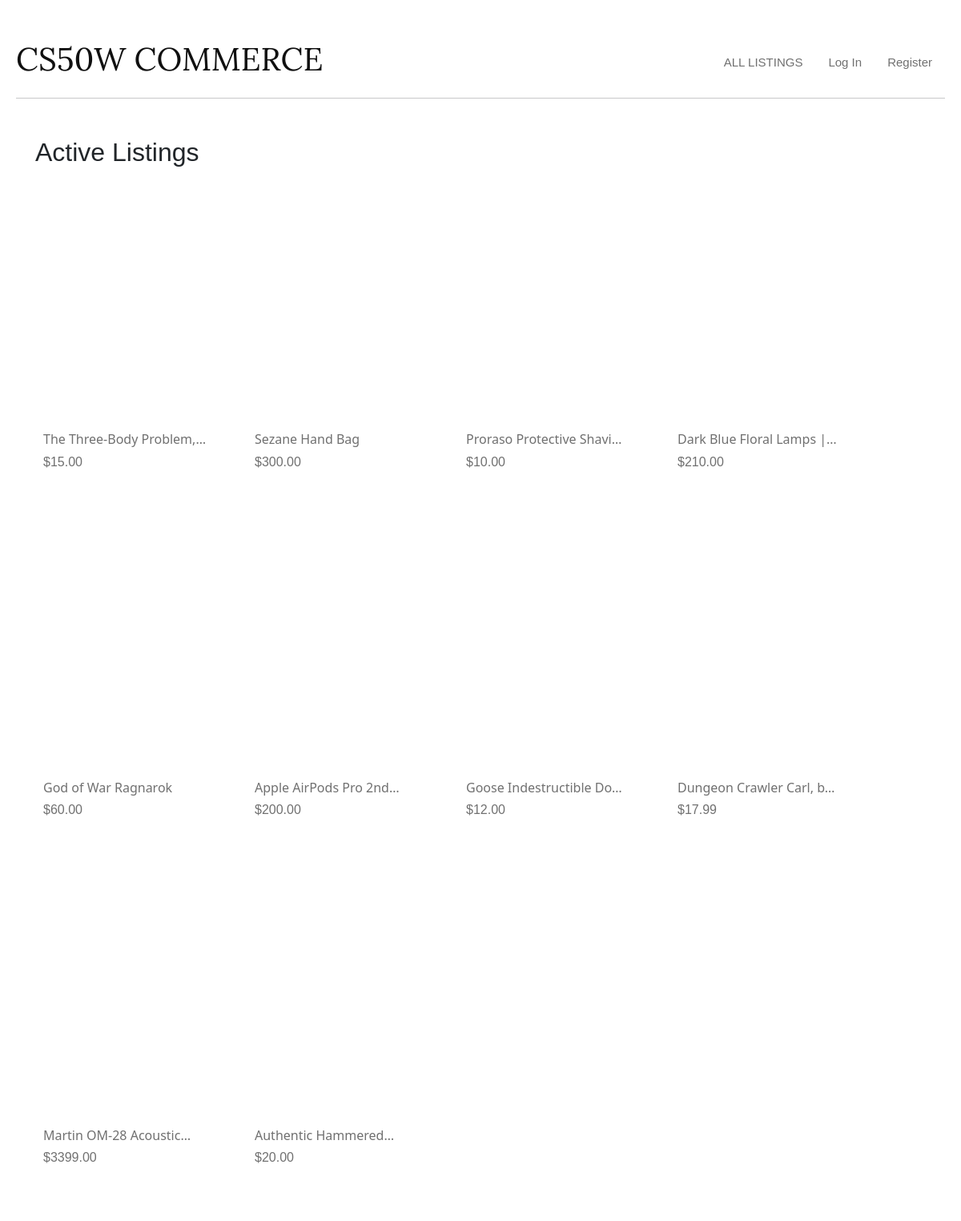
/, run on an earlier commit of the app's database.
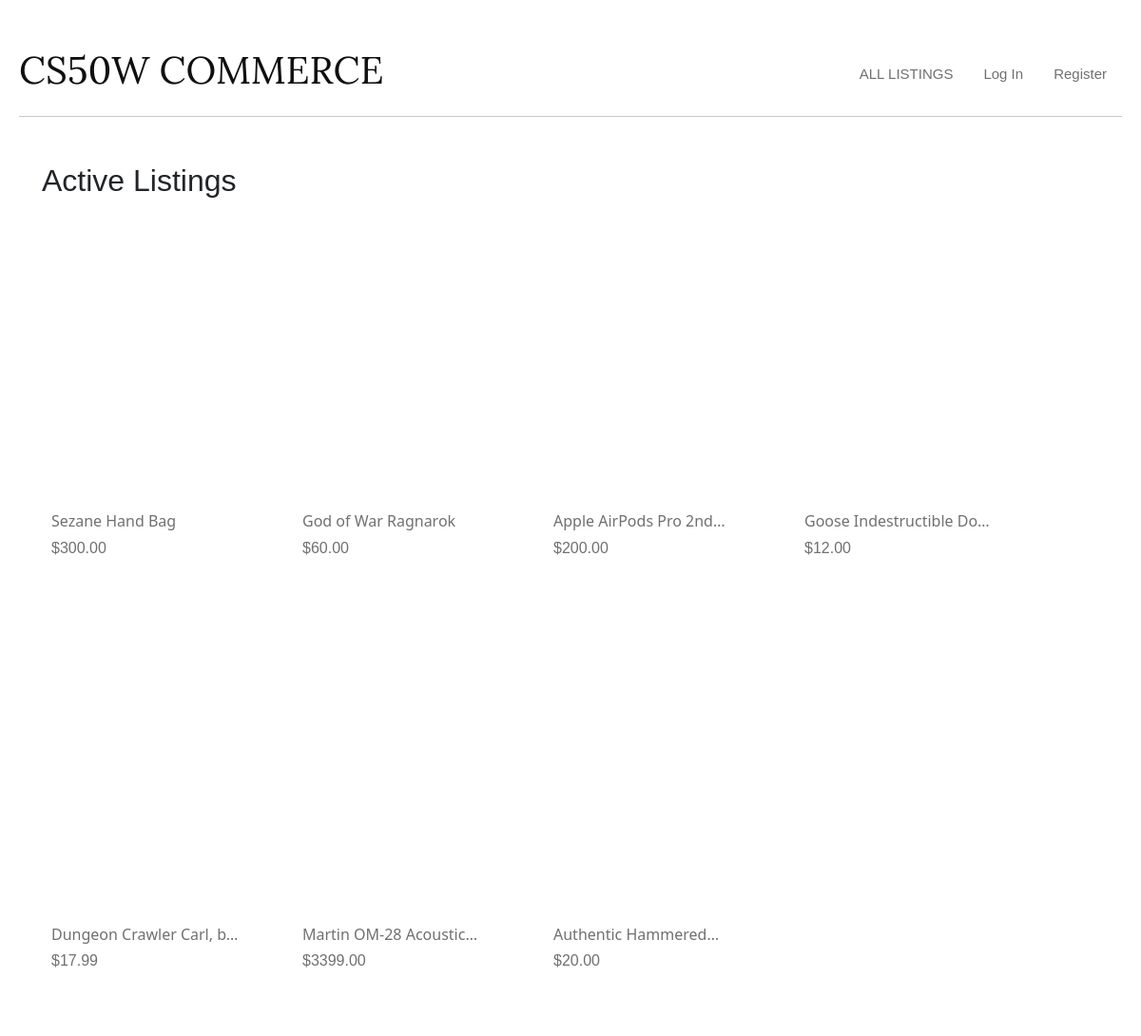
And on a later commit of the database.
### auctions/models.py (models this page shows, shortened)
class Listing(models.Model):
    title = models.CharField(max_length=50)
    description = models.CharField(max_length=1000)
    image = models.CharField(max_length=1000)
    price = models.FloatField()
    isActive = models.BooleanField(default=True)
    user = models.ForeignKey(User, on_delete=models.CASCADE, blank=True, null=True, related_name="user")
    category = models.ForeignKey(Category, on_delete=models.CASCADE, blank=True, null=True, related_name="category")
    watchlist = models.ManyToManyField(User, blank=True, null=True, related_name="listingWatchlist")

### auctions/views.py (the view)
# urls.py: path("", views.index, name="index"),
def index(request):
    activeListings = Listing.objects.filter(isActive=True)
    allCategories = Category.objects.all()
    return render(request, "auctions/index.html", {
        "listings": activeListings,
        "categories": allCategories
    })

### auctions/templates/auctions/index.html
{% extends "auctions/layout.html" %}
{% block body %}
    <h2 class="mt-5 mx-4" style="font-family: 'Plus Jakarta Sans', sans-serif;">Active Listings</h2>
    <div class="row mx-1">
        {% for listing in listings %}
            <div class="card mx-1 my-4" style="width: 16rem; border: none;">
                <a href="{% url 'listing' id=listing.id %}">
                    <div class="card-image-container" style="background-image: url('{{ listing.image }}');"></div>
                </a>
                <div class="card-body d-flex flex-column justify-content-between">
                    <h6 class="card-title clamp-title">{{ listing.title }}</h6>
                    <h6 class="listing-price mb-3">${{ listing.price|floatformat:"2" }}</h6>
                </div>
            </div>
        {% endfor %}
    </div>
{% endblock %}

### auctions/templates/auctions/layout.html (shortened to what this page needs)
{% load static %}
<!DOCTYPE html>
<html lang="en">
    <head>
        <link href="https://cdn.jsdelivr.net/npm/bootstrap@5.3.3/dist/css/bootstrap.min.css" rel="stylesheet">
          <link href="{% static 'auctions/styles.css' %}" rel="stylesheet">
    </head>
    <body>
        <div class="d-flex justify-content-between align-items-center">
            <h1 class="title">CS50W COMMERCE</h1>
            <ul class="nav">
                <li class="nav-item">
                    <a class="nav-link" href="{% url 'index' %}">ALL LISTINGS</a>
                </li>
                {% if user.is_authenticated %}
                    <li class="nav-item">
                        <a class="nav-link" href="{% url 'watchlist' %}">WATCHLIST</a>
                    </li>
                    <li class="nav-item dropdown">
                        <a class="nav-link dropdown-toggle" href="#" id="categoriesDropdown" role="button" data-bs-toggle="dropdown" aria-expanded="false">
                            CATEGORIES
                        </a>
                        <ul class="dropdown-menu" aria-labelledby="categoriesDropdown">
                            {% for category in categories %}
                                <li><a class="dropdown-item" href="{% url 'displayCategories' category.id %}">{{ category.categoryName }}</a></li>
                            {% endfor %}
                        </ul>
                    </li>
                    <li class="nav-item">
                        <a class="nav-link" href="{% url 'create' %}">CREATE LISTING</a>
                    </li>
                    <li class="nav-item">
                        <p class="nav-link mb-0">|</p>
                    </li>
                    <li class="nav-item nav-username">
                        <p class="nav-link mb-0">Signed in as <strong !important>{{ user.username }}</strong>.</p>
                    </li>
                    <li class="nav-item">
                        <a class="nav-link" href="{% url 'logout' %}">Log Out</a>
                    </li>
                {% else %}
                    <li class="nav-item">
                        <a class="nav-link" href="{% url 'login' %}">Log In</a>
                    </li>
                    <li class="nav-item">
                        <a class="nav-link" href="{% url 'register' %}">Register</a>
                    </li>
                {% endif %}
            </ul>
        </div>
        <hr>
        {% block body %}
        {% endblock %}
    </body>
</html>

### auctions/static/auctions/styles.css (style rules this page uses)
body { max-width: 1400px; margin: 0 auto; padding: 50px 20px; }
.card-body a.card-title, .card-body .listing-price { text-decoration: none !important; }
.card { transition: box-shadow 0.3s ease-in-out; padding: 10px; }
.card-body { color: #707070 !important; }
.card-image-container { width: 100%; height: 17rem; background-size: cover; background-position: center; background-repeat: no-repeat; overflow: hidden; }
.title { color: rgb(16, 16, 16); font-family: "Lora", serif; font-weight: 400; }
.nav-link { color: #707070 !important; font-size: 15px !important; font-family: "Raleway", sans-serif; font-optical-sizing: auto; font-weight: 300; font-style: normal; }
.nav-item:nth-last-child(2) .nav-link { font-weight: normal !important; color: #707070 !important; }
.clamp-title { display: -webkit-box; -webkit-line-clamp: 1; -webkit-box-orient: vertical; overflow: hidden; }
.listing-price, .listing-bid { font-family: "Raleway", sans-serif; font-optical-sizing: auto; font-style: normal; }
h1,h4 { color: #424a4e;; font-weight: bold; }

What changed in the data, as far as the page shows it:
removed Listing: title "The Three-Body…", price "15.00"
removed Listing: title "Proraso Protective…", price "10.00"
removed Listing: title "Dark Blue Floral Lamps…", price "210.00"
